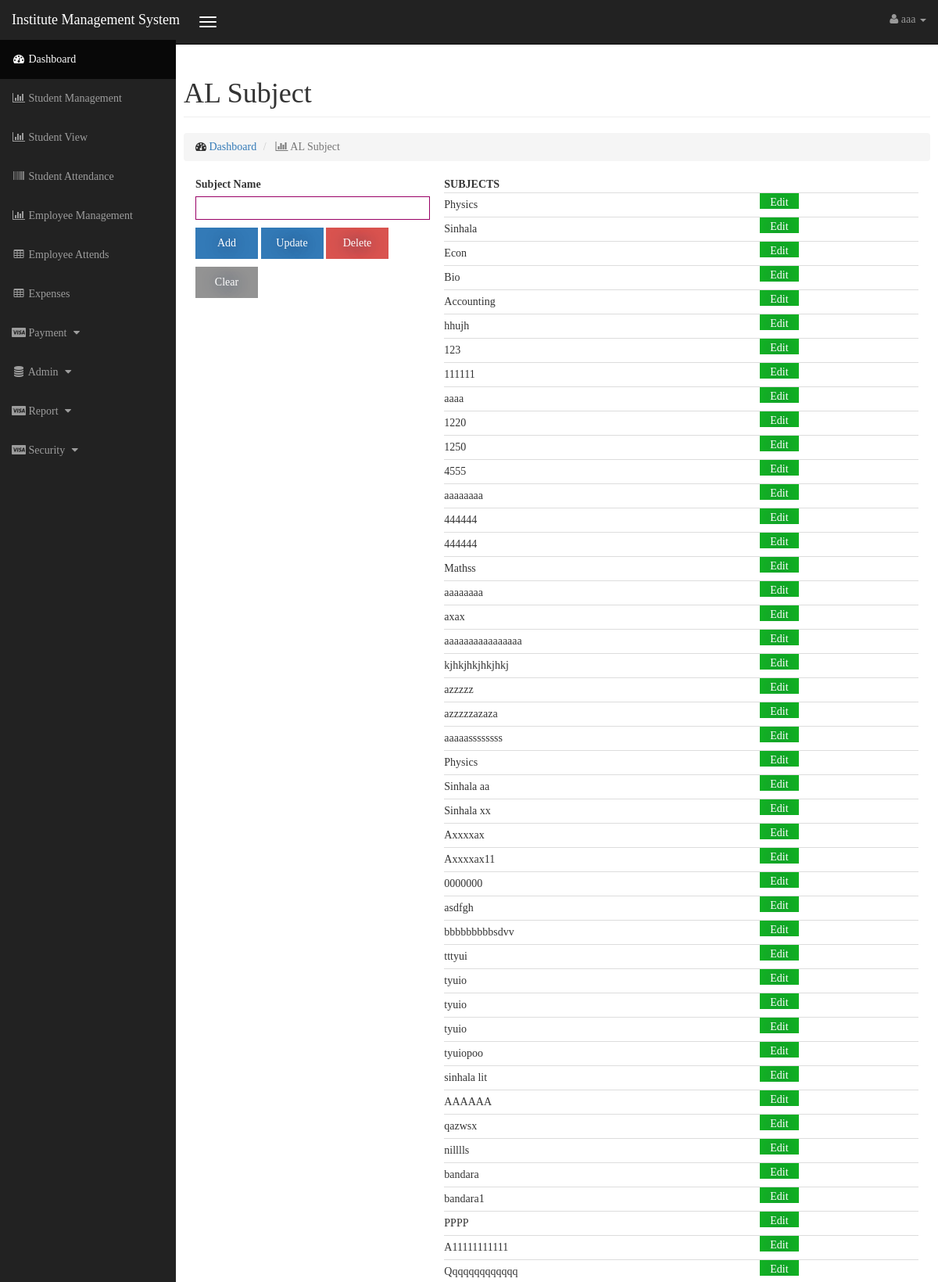
The app's page /al_subject.php (signed in, upper part) with its own data.
### tables this page shows
CREATE TABLE `alsubject_tbl` (
  `SubjectID` int(11) NOT NULL AUTO_INCREMENT,
  `Name` varchar(100) DEFAULT NULL,
  `ALSubject_status` int(11) DEFAULT NULL,
  PRIMARY KEY (`SubjectID`)
);

### dbconfig.php (called while the page is built, shortened)
<?php
function connection()
{
    $servername = "localhost";
    $username = "root";
    $password = "525625";
    $database = "kelanidb";
    $conn = new mysqli($servername, $username, $password,$database);
    return $conn;
}
function getData($query){
    $result = mysqli_query(connection(),$query);
    return $result;
}
?>

### al_subject.php (the view, shortened to what this page needs)
<!DOCTYPE html>
<html lang="en">
<head>
    <?php
	require_once './inc/header.php';
	?>
</head>
<body>
<?php
include_once './inc/top.php';
include_once 'dbconfig.php';
?>
<div id="wrapper">
    <div id="page-wrapper">
        <div class="container-fluid">
            <div class="row">
                <div class="col-lg-">
                    <h1 class="page-header">
                        AL Subject
                    </h1>
                    <ol class="breadcrumb">
                        <li>
                            <i class="fa fa-dashboard"></i> <a href="index.php">Dashboard</a>
                        </li>
                        <li class="active">
                            <i class="fa fa-bar-chart-o"></i> AL Subject
                        </li>
                    </ol>
                </div>
            </div>
            <?php
            require_once("./config.php");
            $stmt = $db_con->prepare("SELECT * FROM privileges_tbl WHERE UserLevel_tbl_id = '" . $_SESSION['userLvl'] . "' AND Form_tbl_FormID = 'alsubj'");
            $stmt->execute();
            $permissions = $stmt->fetchAll();
            ?>
            <?php if($permissions[0]['R']){?>
            <form method="post" action="" data-toggle="validator" id="alsubj">
                <div class="row">
                    <div class="col-lg-4">
                        <label>Subject Name</label><br/>
                        <input type="text" name="txtSubjectName"/><br/>
                        <div>
                            <?php if($permissions[0]['W']){?>
                            <input type="submit" value="Add" name="btnAdd" class="btn-primary"/>
                            <input type="submit" value="Update" name="btnUpdate" class="btn-primary"/>
                            <?php } else {
                                ?>
                                <input type="submit" value="Add" name="btnAdd" class="btn-disabled" disabled/>
                                <input type="submit" value="Update" name="btnUpdate" class="btn-disabled" disabled/>
                                <?php
                            }
                            if($permissions[0]['D']){?>
                            <input type="submit" value="Delete" name="btnDelete" class="btn-danger"/>
                            <?php } else {
                                ?>
                                <input type="submit" value="Delete" name="btnDelete" class="btn-disabled" disabled/>
                                <?php
                            } ?>
                            <input type="reset" value="Clear" name="btnClear"  class="btn-default"/>
                        </div>
                    </div>
                    <div class="col-lg-8 selecttable">
                        <?php
                        $query = "SELECT Name FROM alsubject_tbl;";
                        $result = getData($query);
                        echo "<table width='100%'>";
                        echo "<tr><th>SUBJECTS</th><th>&nbsp;</th></tr>";
                        while ($row = mysqli_fetch_array($result)) {
                            echo "<tr><td>" . $row['Name'] . "</td><td><input type='button' value='Edit'></td></tr>";
                        }
                        echo "</table>";
                        ?>
                    </div>
                </div>
            </form>
            <?php } else {
                ?>
                <h1>You Do Not Have Permissions To This Page...!</h1>
                <?php
            } ?>
        </div>
    </div>
</div>
</body>
</html>

### css/sb-admin.css (style rules this page uses)
body { margin-top: 100px; background-color: #222; font-family: Calibri; }
@media (min-width:768px) { body { margin-top: 50px; } }
#wrapper { padding-left: 0; }
#page-wrapper { width: 100%; padding: 0; background-color: #fff; }
@media (min-width:768px) { #wrapper { padding-left: 225px; } }
@media (min-width:768px) { #page-wrapper { padding: 10px; } }

### css/formcss.css (style rules this page uses)
body { overflow-y: scroll; overflow-x: hidden; }
.selecttable input[type="button"] { width:50px !important; height:20px !important ; background-color:#13b224; font:9px; padding:2px; }
input, textarea, select { margin-bottom:10px; border:1px solid #906; width:300px; font-size:14px !important; }
input, select { height:30px; width:300px; }
input[type=submit], [type=reset], [type="button"] { //background-color:#62387a; display:inline-block; cursor:pointer; color:#ffffff; font-family:Calibri; font-size:18px; height:40px !important; width:80px !important; text-decoration:none; text-shadow:0px 1px 17px #283966; border:none; }
.btn-default { background-color: #939393 !important; border-color: #ccc; color: #ffffff; }
table { font-size:14px; }
th, td { border-bottom: 1px solid #ddd; }

### records on screen
alsubject_tbl: Name "Physics"
alsubject_tbl: Name "Sinhala"
alsubject_tbl: Name "Econ"
alsubject_tbl: Name "Bio"
alsubject_tbl: Name "Accounting"
alsubject_tbl: Name "hhujh"
alsubject_tbl: Name "123"
alsubject_tbl: Name "111111"
alsubject_tbl: Name "aaaa"
alsubject_tbl: Name "1220"
alsubject_tbl: Name "1250"
alsubject_tbl: Name "4555"
alsubject_tbl: Name "aaaaaaaa"
alsubject_tbl: Name "444444"
alsubject_tbl: Name "444444"
alsubject_tbl: Name "Mathss"
alsubject_tbl: Name "aaaaaaaa"
alsubject_tbl: Name "axax"
alsubject_tbl: Name "aaaaaaaaaaaaaaaa"
alsubject_tbl: Name "kjhkjhkjhkjhkj"
alsubject_tbl: Name "azzzzz"
alsubject_tbl: Name "azzzzzazaza"
alsubject_tbl: Name "aaaaassssssss"
alsubject_tbl: Name "Physics"
alsubject_tbl: Name "Sinhala aa"
alsubject_tbl: Name "Sinhala xx"
alsubject_tbl: Name "Axxxxax"
alsubject_tbl: Name "Axxxxax11"
alsubject_tbl: Name "0000000"
alsubject_tbl: Name "asdfgh"
alsubject_tbl: Name "bbbbbbbbbsdvv"
alsubject_tbl: Name "tttyui"
alsubject_tbl: Name "tyuio"
alsubject_tbl: Name "tyuio"
alsubject_tbl: Name "tyuio"
alsubject_tbl: Name "tyuiopoo"
alsubject_tbl: Name "sinhala lit"
alsubject_tbl: Name "AAAAAA"
alsubject_tbl: Name "qazwsx"
alsubject_tbl: Name "nilllls"
alsubject_tbl: Name "bandara"
alsubject_tbl: Name "bandara1"
alsubject_tbl: Name "PPPP"
alsubject_tbl: Name "A11111111111"
alsubject_tbl: Name "Qqqqqqqqqqqqq"

### other values on screen
$_SESSION['username'] "aaa"
